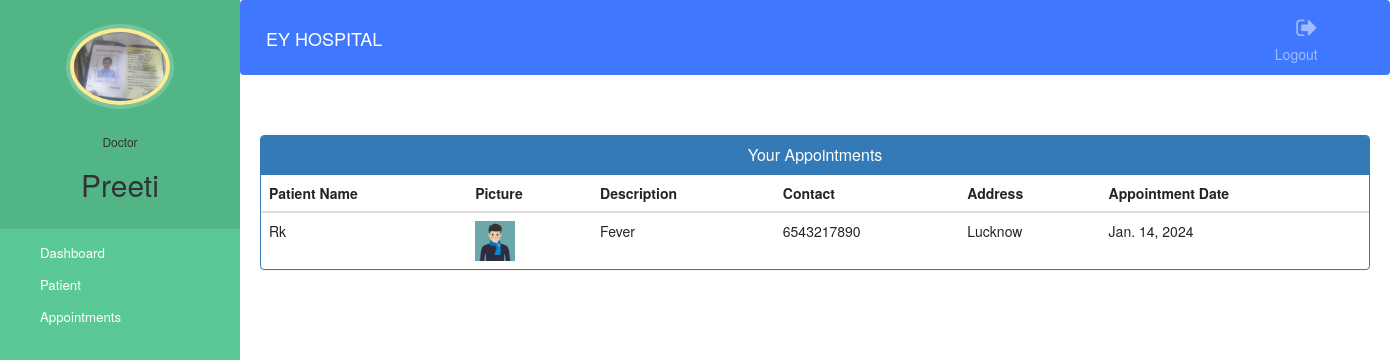
/doctor-view-appointment (signed in), run on the app's committed database.
### hospital/models.py (models this page shows, shortened)
class Doctor(models.Model):
    user=models.OneToOneField(User,on_delete=models.CASCADE)
    profile_pic= models.ImageField(upload_to='profile_pic/DoctorProfilePic/',null=True,blank=True)
    address = models.CharField(max_length=40)
    mobile = models.CharField(max_length=20,null=True)
    department= models.CharField(max_length=50,choices=departments,default='Cardiologist')
    status=models.BooleanField(default=False)

class Appointment(models.Model):
    patientId=models.PositiveIntegerField(null=True)
    doctorId=models.PositiveIntegerField(null=True)
    patientName=models.CharField(max_length=40,null=True)
    doctorName=models.CharField(max_length=40,null=True)
    appointmentDate=models.DateField(auto_now=True)
    description=models.TextField(max_length=500)
    status=models.BooleanField(default=False)

class Patient(models.Model):
    user=models.OneToOneField(User,on_delete=models.CASCADE)
    profile_pic= models.ImageField(upload_to='profile_pic/PatientProfilePic/',null=True,blank=True)
    address = models.CharField(max_length=40)
    mobile = models.CharField(max_length=20,null=False)
    symptoms = models.CharField(max_length=100,null=False)
    assignedDoctorId = models.PositiveIntegerField(null=True)
    admitDate=models.DateField(auto_now=True)
    status=models.BooleanField(default=False)

### hospital/views.py (the view)
# urls.py: path('doctor-view-appointment', views.doctor_view_appointment_view,name='doctor-view-appointment'),
@login_required(login_url='doctorlogin')
@user_passes_test(is_doctor)
def doctor_view_appointment_view(request):
    doctor=models.Doctor.objects.get(user_id=request.user.id) #for profile picture of doctor in sidebar
    appointments=models.Appointment.objects.all().filter(status=True,doctorId=request.user.id)
    patientid=[]
    for a in appointments:
        patientid.append(a.patientId)
    patients=models.Patient.objects.all().filter(status=True,user_id__in=patientid)
    appointments=zip(appointments,patients)
    return render(request,'hospital/doctor_view_appointment.html',{'appointments':appointments,'doctor':doctor})

### hospital/views.py (called while the page is built)
def is_doctor(user):
    return user.groups.filter(name='DOCTOR').exists()

### templates/hospital/doctor_view_appointment.html (shortened to what this page needs)
{% extends 'hospital/doctor_base.html' %}
{% block content %}
{%load static%}
<head>
  <link href="//netdna.bootstrapcdn.com/bootstrap/3.0.0/css/bootstrap.min.css" rel="stylesheet" id="bootstrap-css">
</head>
<div class="container">
  <div class="panel panel-primary">
    <div class="panel-heading">
      <h6 class="panel-title">Your Appointments</h6>
    </div>
    <table class="table table-hover" id="dev-table">
      <thead>
        <tr>
          <th>Patient Name</th>
          <th>Picture</th>
          <th>Description</th>
          <th>Contact</th>
          <th>Address</th>
          <th>Appointment Date</th>
        </tr>
      </thead>
      {% for a,p in appointments %}
      <tr>
        <td>{{a.patientName}}</td>
        <td> <img src="{% static p.profile_pic.url %}" alt="Profile Pic" height="40px" width="40px" /></td>
        <td>{{a.description}}</td>
        <td>{{p.mobile}}</td>
        <td>{{p.address}}</td>
        <td>{{a.appointmentDate}}</td>
      </tr>
      {% endfor %}
    </table>
  </div>
</div>
{% endblock content %}

### templates/hospital/doctor_base.html (shortened to what this page needs)
<!DOCTYPE html>
{% load static %}
<html lang="en">
<head>
  <link rel="stylesheet" href="https://stackpath.bootstrapcdn.com/bootstrap/4.3.1/css/bootstrap.min.css">
  <link rel="stylesheet" href="https://maxcdn.bootstrapcdn.com/font-awesome/4.7.0/css/font-awesome.min.css">
</head>
<body>
  <nav class="menu" tabindex="0">
    <header class="avatar">
      <img src="{% static doctor.profile_pic.url %}" alt="Profile Pic" />
      <br><br>
      <h6>Doctor</h6>
      <h2>{{request.user.first_name}}</h2>
    </header>
    <ul>
      <li tabindex="0" class="icon-dashboard"> <a style="color:white; text-decoration:none;" href="/doctor-dashboard"><span>Dashboard</span></a> </li>
      <li tabindex="0" class="icon-users"> <a style="color:white; text-decoration:none;" href="/doctor-patient"><span>Patient</span></a></li>
      <li tabindex="0" class="icon-calendar"> <a style="color:white; text-decoration:none;" href="/doctor-appointment"><span>Appointments</span></a></li>
    </ul>
  </nav>
  <main>
    <div class="bs-example">
      <nav class="navbar navbar-expand-md  navbar-dark fixed-top" style="background:#4077ff;">
        <a href="/doctor-dashboard" class="navbar-brand">EY HOSPITAL</a>
        <div class="collapse navbar-collapse justify-content-between" id="navbarCollapse">
          <div class="navbar-nav" style=" margin-left: 90%;">
            <a href="/logout" class="nav-item nav-link"><i class="fa fa-sign-out"></i>Logout</a>
          </div>
        </div>
      </nav>
    </div>
    <br><br>
    {% block content %}
    {% endblock content %}
</body>
</html>

### templates/hospital/doctor_base.html (style rules this page uses)
a:link { text-decoration: none; }
a { color: white; }
.fa { font-size: 23px; width: 60px; text-align: center; text-decoration: none; margin: 5px 2px; border-radius: 50%; }
body { padding-left: 240px; }
main { position: relative; height: 100vh; }
.menu { background: #5bc995; height: 100vh; width: 240px; position: fixed; top: 0px; left: 0; z-index: 5; outline: none; }
.menu .avatar { background: rgba(0, 0, 0, 0.1); padding: 2em 0.5em; text-align: center; }
.menu .avatar img { width: 100px; border-radius: 50%; overflow: hidden; border: 4px solid #ffea92; box-shadow: 0 0 0 4px rgba(255, 255, 255, 0.2); }
.menu .avatar h2 { font-weight: normal; margin-bottom: 0; }
.menu ul { list-style: none; padding: 0.5em 0; margin: 0; }
.menu ul li { padding: 0.5em 1em 0.5em 3em; font-size: 0.95em; font-weight: regular; background-repeat: no-repeat; background-position: left 15px center; background-size: auto 20px; transition: all 0.15s linear; cursor: pointer; }
.menu ul li.icon-dashboard { background-image: url("http://www.entypo.com/images//gauge.svg"); }
.menu ul li.icon-users { background-image: url("http://www.entypo.com/images//users.svg"); }
.menu ul li.icon-calendar { background-image: url("http://www.entypo.com/images//calendar.svg"); }

### templates/hospital/doctor_view_appointment.html (style rules this page uses)
a:link { text-decoration: none; }
h6 { text-align: center; }

### data on the page
Doctor: profile_pic (picture)
Appointment: patientName "Rk", profile_pic (picture), description "Fever", mobile "6543217890", address "Lucknow", appointmentDate "Jan. 14, 2024"

### other printed values
{{ request.user.first_name }} "Preeti"
